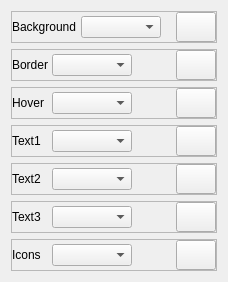
         <widget class="QWidget" name="theming_dividers">
          <property name="geometry">
           <rect>
            <x>0</x>
            <y>0</y>
            <width>213</width>
            <height>278</height>
           </rect>
          </property>
          <attribute name="label">
           <string>Panel-Dividers</string>
          </attribute>
          <layout class="QVBoxLayout" name="verticalLayout_12">
           <item>
            <widget class="QFrame" name="background_15">
             <property name="maximumSize">
              <size>
               <width>16777215</width>
               <height>16777215</height>
              </size>
             </property>
             <property name="frameShape">
              <enum>QFrame::StyledPanel</enum>
             </property>
             <property name="frameShadow">
              <enum>QFrame::Raised</enum>
             </property>
             <layout class="QHBoxLayout" name="horizontalLayout_71">
              <property name="spacing">
               <number>4</number>
              </property>
              <property name="leftMargin">
               <number>0</number>
              </property>
              <property name="topMargin">
               <number>0</number>
              </property>
              <property name="rightMargin">
               <number>0</number>
              </property>
              <property name="bottomMargin">
               <number>0</number>
              </property>
              <item>
               <widget class="QLabel" name="background_16">
                <property name="minimumSize">
                 <size>
                  <width>0</width>
                  <height>0</height>
                 </size>
                </property>
                <property name="maximumSize">
                 <size>
                  <width>70</width>
                  <height>16777215</height>
                 </size>
                </property>
                <property name="text">
                 <string>Background</string>
                </property>
               </widget>
              </item>
              <item>
               <widget class="QComboBox" name="changeSelectedColor_68">
                <property name="minimumSize">
                 <size>
                  <width>80</width>
                  <height>0</height>
                 </size>
                </property>
                <property name="maximumSize">
                 <size>
                  <width>80</width>
                  <height>16777215</height>
                 </size>
                </property>
               </widget>
              </item>
              <item>
               <widget class="QLabel" name="selectedColor_68">
                <property name="minimumSize">
                 <size>
                  <width>0</width>
                  <height>24</height>
                 </size>
                </property>
                <property name="maximumSize">
                 <size>
                  <width>50</width>
                  <height>24</height>
                 </size>
                </property>
                <property name="text">
                 <string/>
                </property>
               </widget>
              </item>
              <item>
               <widget class="QPushButton" name="colorPicker_68">
                <property name="minimumSize">
                 <size>
                  <width>40</width>
                  <height>30</height>
                 </size>
                </property>
                <property name="maximumSize">
                 <size>
                  <width>40</width>
                  <height>30</height>
                 </size>
                </property>
                <property name="cursor">
                 <cursorShape>PointingHandCursor</cursorShape>
                </property>
                <property name="text">
                 <string/>
                </property>
               </widget>
              </item>
             </layout>
            </widget>
           </item>
           <item>
            <widget class="QFrame" name="border_15">
             <property name="maximumSize">
              <size>
               <width>16777215</width>
               <height>16777215</height>
              </size>
             </property>
             <property name="frameShape">
              <enum>QFrame::StyledPanel</enum>
             </property>
             <property name="frameShadow">
              <enum>QFrame::Raised</enum>
             </property>
             <layout class="QHBoxLayout" name="horizontalLayout_69">
              <property name="spacing">
               <number>4</number>
              </property>
              <property name="leftMargin">
               <number>0</number>
              </property>
              <property name="topMargin">
               <number>0</number>
              </property>
              <property name="rightMargin">
               <number>0</number>
              </property>
              <property name="bottomMargin">
               <number>0</number>
              </property>
              <item>
               <widget class="QLabel" name="border_16">
                <property name="minimumSize">
                 <size>
                  <width>0</width>
                  <height>0</height>
                 </size>
                </property>
                <property name="maximumSize">
                 <size>
                  <width>70</width>
                  <height>16777215</height>
                 </size>
                </property>
                <property name="text">
                 <string>Border</string>
                </property>
               </widget>
              </item>
              <item>
               <widget class="QComboBox" name="changeSelectedColor_66">
                <property name="minimumSize">
                 <size>
                  <width>80</width>
                  <height>0</height>
                 </size>
                </property>
                <property name="maximumSize">
                 <size>
                  <width>80</width>
                  <height>16777215</height>
                 </size>
                </property>
               </widget>
              </item>
              <item>
               <widget class="QLabel" name="selectedColor_66">
                <property name="minimumSize">
                 <size>
                  <width>0</width>
                  <height>24</height>
                 </size>
                </property>
                <property name="maximumSize">
                 <size>
                  <width>50</width>
                  <height>24</height>
                 </size>
                </property>
                <property name="text">
                 <string/>
                </property>
               </widget>
              </item>
              <item>
               <widget class="QPushButton" name="colorPicker_66">
                <property name="minimumSize">
                 <size>
                  <width>40</width>
                  <height>30</height>
                 </size>
                </property>
                <property name="maximumSize">
                 <size>
                  <width>40</width>
                  <height>30</height>
                 </size>
                </property>
                <property name="cursor">
                 <cursorShape>PointingHandCursor</cursorShape>
                </property>
                <property name="text">
                 <string/>
                </property>
               </widget>
              </item>
             </layout>
            </widget>
           </item>
           <item>
            <widget class="QFrame" name="hover_15">
             <property name="maximumSize">
              <size>
               <width>16777215</width>
               <height>16777215</height>
              </size>
             </property>
             <property name="frameShape">
              <enum>QFrame::StyledPanel</enum>
             </property>
             <property name="frameShadow">
              <enum>QFrame::Raised</enum>
             </property>
             <layout class="QHBoxLayout" name="horizontalLayout_72">
              <property name="spacing">
               <number>4</number>
              </property>
              <property name="leftMargin">
               <number>0</number>
              </property>
              <property name="topMargin">
               <number>0</number>
              </property>
              <property name="rightMargin">
               <number>0</number>
              </property>
              <property name="bottomMargin">
               <number>0</number>
              </property>
              <item>
               <widget class="QLabel" name="hover_16">
                <property name="minimumSize">
                 <size>
                  <width>0</width>
                  <height>0</height>
                 </size>
                </property>
                <property name="maximumSize">
                 <size>
                  <width>70</width>
                  <height>16777215</height>
                 </size>
                </property>
                <property name="text">
                 <string>Hover</string>
                </property>
               </widget>
              </item>
              <item>
               <widget class="QComboBox" name="changeSelectedColor_69">
                <property name="minimumSize">
                 <size>
                  <width>80</width>
                  <height>0</height>
                 </size>
                </property>
                <property name="maximumSize">
                 <size>
                  <width>80</width>
                  <height>16777215</height>
                 </size>
                </property>
               </widget>
              </item>
              <item>
               <widget class="QLabel" name="selectedColor_69">
                <property name="minimumSize">
                 <size>
                  <width>0</width>
                  <height>24</height>
                 </size>
                </property>
                <property name="maximumSize">
                 <size>
                  <width>50</width>
                  <height>24</height>
                 </size>
                </property>
                <property name="text">
                 <string/>
                </property>
               </widget>
              </item>
              <item>
               <widget class="QPushButton" name="colorPicker_69">
                <property name="minimumSize">
                 <size>
                  <width>40</width>
                  <height>30</height>
                 </size>
                </property>
                <property name="maximumSize">
                 <size>
                  <width>40</width>
                  <height>30</height>
                 </size>
                </property>
                <property name="cursor">
                 <cursorShape>PointingHandCursor</cursorShape>
                </property>
                <property name="text">
                 <string/>
                </property>
               </widget>
              </item>
             </layout>
            </widget>
           </item>
           <item>
            <widget class="QFrame" name="text1_15">
             <property name="maximumSize">
              <size>
               <width>16777215</width>
               <height>16777215</height>
              </size>
             </property>
             <property name="frameShape">
              <enum>QFrame::StyledPanel</enum>
             </property>
             <property name="frameShadow">
              <enum>QFrame::Raised</enum>
             </property>
             <layout class="QHBoxLayout" name="horizontalLayout_34">
              <property name="spacing">
               <number>4</number>
              </property>
              <property name="leftMargin">
               <number>0</number>
              </property>
              <property name="topMargin">
               <number>0</number>
              </property>
              <property name="rightMargin">
               <number>0</number>
              </property>
              <property name="bottomMargin">
               <number>0</number>
              </property>
              <item>
               <widget class="QLabel" name="text1_16">
                <property name="minimumSize">
                 <size>
                  <width>0</width>
                  <height>0</height>
                 </size>
                </property>
                <property name="maximumSize">
                 <size>
                  <width>70</width>
                  <height>16777215</height>
                 </size>
                </property>
                <property name="text">
                 <string>Text1</string>
                </property>
               </widget>
              </item>
              <item>
               <widget class="QComboBox" name="changeSelectedColor_64">
                <property name="minimumSize">
                 <size>
                  <width>80</width>
                  <height>0</height>
                 </size>
                </property>
                <property name="maximumSize">
                 <size>
                  <width>80</width>
                  <height>16777215</height>
                 </size>
                </property>
               </widget>
              </item>
              <item>
               <widget class="QLabel" name="selectedColor_64">
                <property name="minimumSize">
                 <size>
                  <width>0</width>
                  <height>24</height>
                 </size>
                </property>
                <property name="maximumSize">
                 <size>
                  <width>50</width>
                  <height>24</height>
                 </size>
                </property>
                <property name="text">
                 <string/>
                </property>
               </widget>
              </item>
              <item>
               <widget class="QPushButton" name="colorPicker_64">
                <property name="minimumSize">
                 <size>
                  <width>40</width>
                  <height>30</height>
                 </size>
                </property>
                <property name="maximumSize">
                 <size>
                  <width>40</width>
                  <height>30</height>
                 </size>
                </property>
                <property name="cursor">
                 <cursorShape>PointingHandCursor</cursorShape>
                </property>
                <property name="text">
                 <string/>
                </property>
               </widget>
              </item>
             </layout>
            </widget>
           </item>
           <item>
            <widget class="QFrame" name="text2_15">
             <property name="maximumSize">
              <size>
               <width>16777215</width>
               <height>16777215</height>
              </size>
             </property>
             <property name="frameShape">
              <enum>QFrame::StyledPanel</enum>
             </property>
             <property name="frameShadow">
              <enum>QFrame::Raised</enum>
             </property>
             <layout class="QHBoxLayout" name="horizontalLayout_70">
              <property name="spacing">
               <number>4</number>
              </property>
              <property name="leftMargin">
               <number>0</number>
              </property>
              <property name="topMargin">
               <number>0</number>
              </property>
              <property name="rightMargin">
               <number>0</number>
              </property>
              <property name="bottomMargin">
               <number>0</number>
              </property>
              <item>
               <widget class="QLabel" name="text2_16">
                <property name="minimumSize">
                 <size>
                  <width>0</width>
                  <height>0</height>
                 </size>
                </property>
                <property name="maximumSize">
                 <size>
                  <width>70</width>
                  <height>16777215</height>
                 </size>
                </property>
                <property name="text">
                 <string>Text2</string>
                </property>
               </widget>
              </item>
              <item>
               <widget class="QComboBox" name="changeSelectedColor_67">
                <property name="minimumSize">
                 <size>
                  <width>80</width>
                  <height>0</height>
                 </size>
                </property>
                <property name="maximumSize">
                 <size>
                  <width>80</width>
                  <height>16777215</height>
                 </size>
                </property>
               </widget>
              </item>
              <item>
               <widget class="QLabel" name="selectedColor_67">
                <property name="minimumSize">
                 <size>
                  <width>0</width>
                  <height>24</height>
                 </size>
                </property>
                <property name="maximumSize">
                 <size>
                  <width>50</width>
                  <height>24</height>
                 </size>
                </property>
                <property name="text">
                 <string/>
                </property>
               </widget>
              </item>
              <item>
               <widget class="QPushButton" name="colorPicker_67">
                <property name="minimumSize">
                 <size>
                  <width>40</width>
                  <height>30</height>
                 </size>
                </property>
                <property name="maximumSize">
                 <size>
                  <width>40</width>
                  <height>30</height>
                 </size>
                </property>
                <property name="cursor">
                 <cursorShape>PointingHandCursor</cursorShape>
                </property>
                <property name="text">
                 <string/>
                </property>
               </widget>
              </item>
             </layout>
            </widget>
           </item>
           <item>
            <widget class="QFrame" name="text3_15">
             <property name="maximumSize">
              <size>
               <width>16777215</width>
               <height>16777215</height>
              </size>
             </property>
             <property name="frameShape">
              <enum>QFrame::StyledPanel</enum>
             </property>
             <property name="frameShadow">
              <enum>QFrame::Raised</enum>
             </property>
             <layout class="QHBoxLayout" name="horizontalLayout_74">
              <property name="spacing">
               <number>4</number>
              </property>
              <property name="leftMargin">
               <number>0</number>
              </property>
              <property name="topMargin">
               <number>0</number>
              </property>
              <property name="rightMargin">
               <number>0</number>
              </property>
              <property name="bottomMargin">
               <number>0</number>
              </property>
              <item>
               <widget class="QLabel" name="text3_16">
                <property name="minimumSize">
                 <size>
                  <width>0</width>
                  <height>0</height>
                 </size>
                </property>
                <property name="maximumSize">
                 <size>
                  <width>70</width>
                  <height>16777215</height>
                 </size>
                </property>
                <property name="text">
                 <string>Text3</string>
                </property>
               </widget>
              </item>
              <item>
               <widget class="QComboBox" name="changeSelectedColor_71">
                <property name="minimumSize">
                 <size>
                  <width>80</width>
                  <height>0</height>
                 </size>
                </property>
                <property name="maximumSize">
                 <size>
                  <width>80</width>
                  <height>16777215</height>
                 </size>
                </property>
               </widget>
              </item>
              <item>
               <widget class="QLabel" name="selectedColor_71">
                <property name="minimumSize">
                 <size>
                  <width>0</width>
                  <height>24</height>
                 </size>
                </property>
                <property name="maximumSize">
                 <size>
                  <width>50</width>
                  <height>24</height>
                 </size>
                </property>
                <property name="text">
                 <string/>
                </property>
               </widget>
              </item>
              <item>
               <widget class="QPushButton" name="colorPicker_71">
                <property name="minimumSize">
                 <size>
                  <width>40</width>
                  <height>30</height>
                 </size>
                </property>
                <property name="maximumSize">
                 <size>
                  <width>40</width>
                  <height>30</height>
                 </size>
                </property>
                <property name="cursor">
                 <cursorShape>PointingHandCursor</cursorShape>
                </property>
                <property name="text">
                 <string/>
                </property>
               </widget>
              </item>
             </layout>
            </widget>
           </item>
           <item>
            <widget class="QFrame" name="icons_15">
             <property name="maximumSize">
              <size>
               <width>16777215</width>
               <height>16777215</height>
              </size>
             </property>
             <property name="frameShape">
              <enum>QFrame::StyledPanel</enum>
             </property>
             <property name="frameShadow">
              <enum>QFrame::Raised</enum>
             </property>
             <layout class="QHBoxLayout" name="horizontalLayout_35">
              <property name="spacing">
               <number>4</number>
              </property>
              <property name="leftMargin">
               <number>0</number>
              </property>
              <property name="topMargin">
               <number>0</number>
              </property>
              <property name="rightMargin">
               <number>0</number>
              </property>
              <property name="bottomMargin">
               <number>0</number>
              </property>
              <item>
               <widget class="QLabel" name="icons_16">
                <property name="minimumSize">
                 <size>
                  <width>0</width>
                  <height>0</height>
                 </size>
                </property>
                <property name="maximumSize">
                 <size>
                  <width>70</width>
                  <height>16777215</height>
                 </size>
                </property>
                <property name="text">
                 <string>Icons</string>
                </property>
               </widget>
              </item>
              <item>
               <widget class="QComboBox" name="changeSelectedColor_65">
                <property name="minimumSize">
                 <size>
                  <width>80</width>
                  <height>0</height>
                 </size>
                </property>
                <property name="maximumSize">
                 <size>
                  <width>80</width>
                  <height>16777215</height>
                 </size>
                </property>
               </widget>
              </item>
              <item>
               <widget class="QLabel" name="selectedColor_65">
                <property name="minimumSize">
                 <size>
                  <width>0</width>
                  <height>24</height>
                 </size>
                </property>
                <property name="maximumSize">
                 <size>
                  <width>50</width>
                  <height>24</height>
                 </size>
                </property>
                <property name="text">
                 <string/>
                </property>
               </widget>
              </item>
              <item>
               <widget class="QPushButton" name="colorPicker_65">
                <property name="minimumSize">
                 <size>
                  <width>40</width>
                  <height>30</height>
                 </size>
                </property>
                <property name="maximumSize">
                 <size>
                  <width>40</width>
                  <height>30</height>
                 </size>
                </property>
                <property name="cursor">
                 <cursorShape>PointingHandCursor</cursorShape>
                </property>
                <property name="text">
                 <string/>
                </property>
               </widget>
              </item>
             </layout>
            </widget>
           </item>
          </layout>
         </widget>
